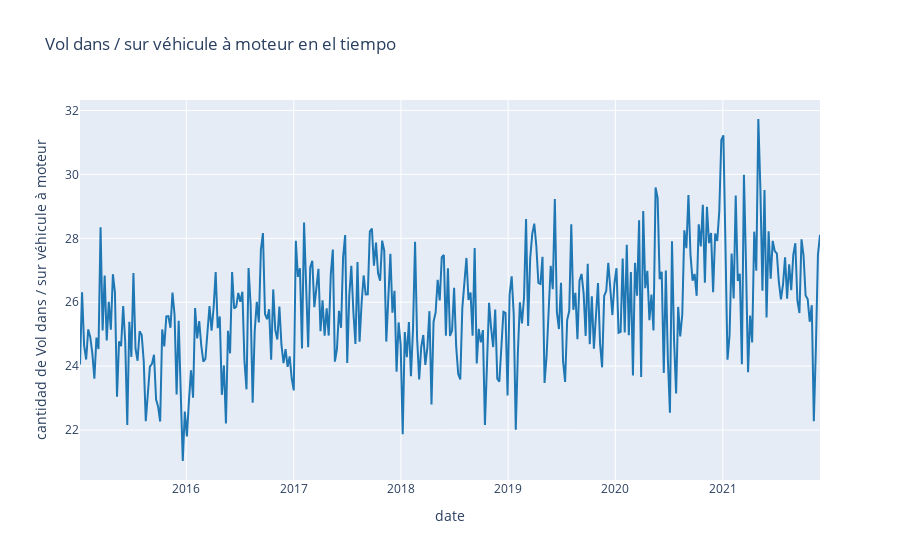

Notebook code for this chart:
### Code cell
fig = go.Figure([
    go.Scatter(
        name='precision media',
        x=y_s3.index,
        y=y_s3["pdq"],
        mode='lines',
        line=dict(color='rgb(31, 119, 180)'),
    ),
])
fig.update_layout(
    yaxis_title='cantidad de Vol dans / sur véhicule à moteur',
    xaxis_title='date',
    title='Vol dans / sur véhicule à moteur en el tiempo',
    hovermode="x"
)
fig.show()

### Figure 1 — Plotly figure (JSON) as saved in the notebook; plotly's stock layout.template omitted (floating-point values rounded to 4 significant figures; data arrays with more than 128 entries replaced by an {"elided": "..."} marker saying what was removed)
{"data": [{"line": {"color": "rgb(31, 119, 180)"}, "mode": "lines", "name": "precision media", "type": "scatter", "x": {"elided": "361 str values"}, "y": {"elided": "361 float values"}}], "layout": {"hovermode": "x", "title": {"text": "Vol dans / sur véhicule à moteur en el tiempo"}, "xaxis": {"title": {"text": "date"}}, "yaxis": {"title": {"text": "cantidad de Vol dans / sur véhicule à moteur"}}}}
